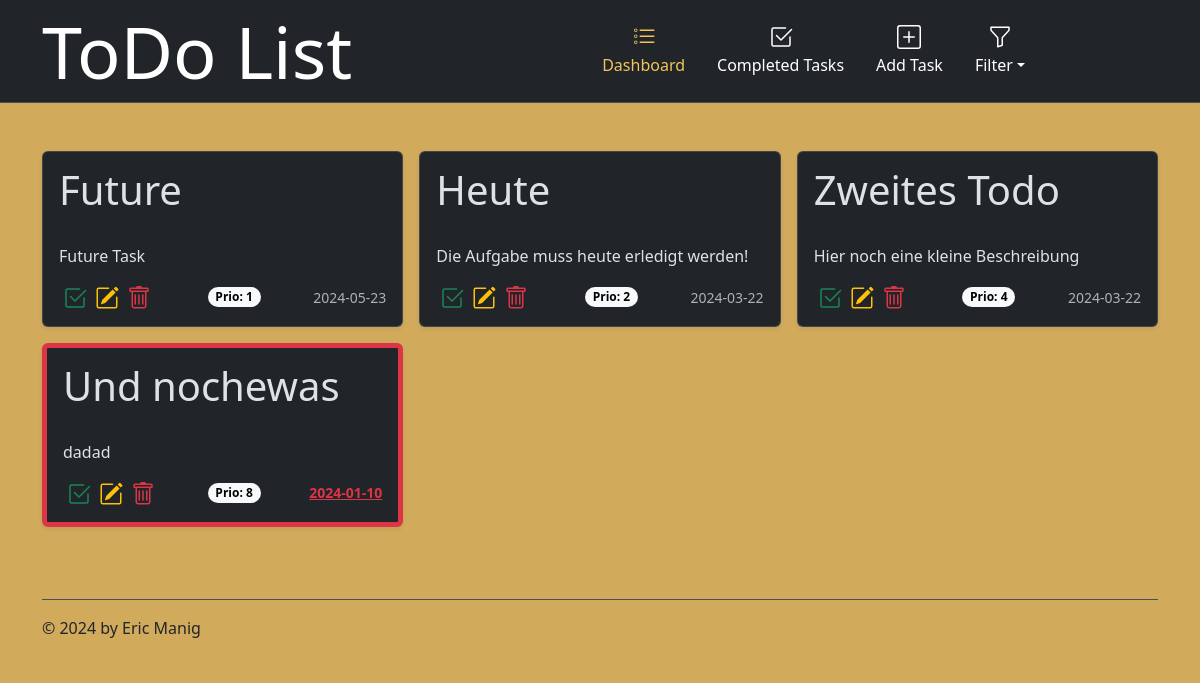
Before: / with the older database file.
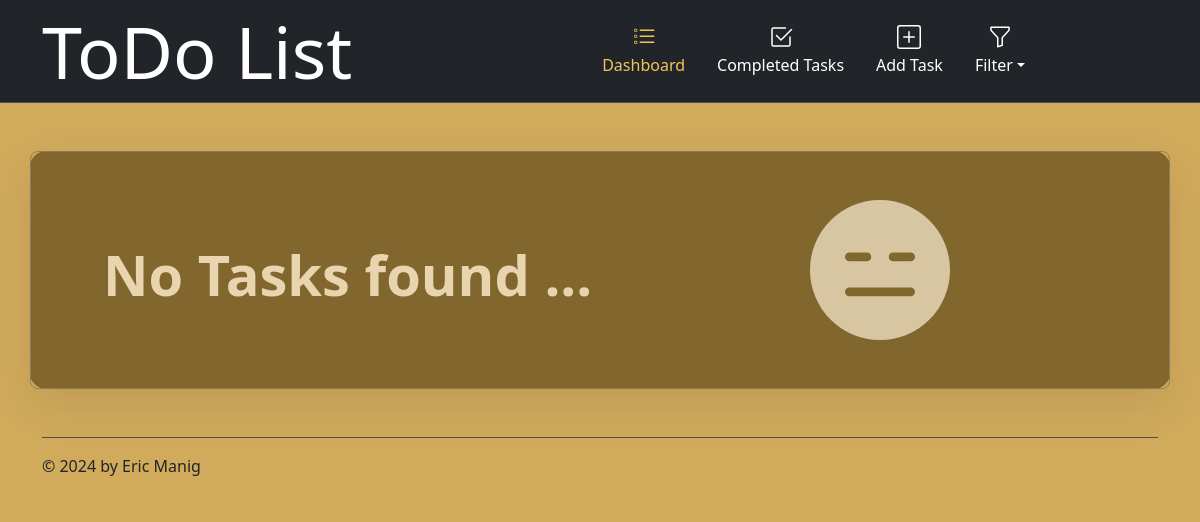
After: the same page with the newer database file.
### main.py (models this page shows)
class ToDo(db.Model):
    id: Mapped[int] = mapped_column(Integer, primary_key=True)
    title: Mapped[str] = mapped_column(String(50), unique=True, nullable=False)
    description: Mapped[str] = mapped_column(String(500), nullable=True)
    due_date: Mapped[str] = mapped_column(String(250), nullable=True)
    priority: Mapped[int] = mapped_column(Integer, nullable=True)
    completion: Mapped[bool] = mapped_column(Boolean, nullable=True)

### main.py (the view)
@app.route("/")
def home():
    if FILTER == "priority":
        result = db.session.execute(db.select(ToDo).where(ToDo.completion == False).order_by(ToDo.priority))
    elif FILTER == "due_date":
        result = db.session.execute(db.select(ToDo).where(ToDo.completion == False).order_by(ToDo.due_date))
    else:
        result = db.session.execute(db.select(ToDo).where(ToDo.completion == False).order_by(ToDo.title))
    todos = result.scalars().all()
    return render_template("index.html", all_todos=todos, selected_site="dashboard", date=date, datetime=datetime, filter=FILTER)

### templates/index.html (shortened to what this page needs)
{% include "header.html" %}
{% if all_todos[0]: %}
<div class="album py-5">
    <div class="container">
      <div class="row row-cols-1 row-cols-sm-2 row-cols-md-3 g-3">
        {% for todo in all_todos %}
        <div class="col">
            {% if datetime.strptime(todo.due_date, "%Y-%m-%d").date() <= date.today(): %}
          <div class="card shadow-sm border border-danger border-5">
          {% else %}
          <div class="card shadow-sm">
          {% endif %}
              <span class="fs-1 mx-3 my-2">{{ todo.title }}</span>
            <div class="card-body">
              <p class="card-text">{{ todo.description }}</p>
              <div class="d-flex justify-content-between align-items-center">
                <div class="btn-group">
                    <a href="{{ url_for('complete_todo', todo_id=todo.id) }}" class="px-1 link-success">
                    </a>
                    <a href="{{ url_for('edit_todo', todo_id=todo.id) }}" class="px-1 link-warning">
                    </a>
                    <a href="{{ url_for('delete_todo', todo_id=todo.id) }}" class="px-1 link-danger">
                    </a>
                </div>
                  <small class="badge text-bg-light rounded-pill">Prio: <b>{{ todo.priority }}</b> </small>
                  {% if datetime.strptime(todo.due_date, "%Y-%m-%d").date() <= date.today(): %}
                  <small class="text-danger"><b><u>{{ todo.due_date }}</u></b></small>
                  {% else %}
                  <small class="text-body-secondary">{{ todo.due_date }}</small>
                  {% endif %}
              </div>
            </div>
          </div>
        </div>
        {% endfor %}
      </div>
    </div>
  </div>
{% else %}
    {% include "db-empty.html" %}
{% endif %}
{% include "footer.html" %}

### templates/header.html (shortened to what this page needs)
<!doctype html>
<html lang="en" data-bs-theme="dark">
<head>
    <link href="https://cdn.jsdelivr.net/npm/bootstrap@5.3.3/dist/css/bootstrap.min.css" rel="stylesheet">
    <link rel="stylesheet" href="{{ url_for('static', filename='css/custom.css') }}">
</head>
<body>
    <header id="header">
    <div class="px-3 py-2 text-bg-dark border-bottom">
      <div class="container">
        <div class="d-flex flex-wrap align-items-center justify-content-center justify-content-lg-start">
          <a href="{{ url_for('home') }}" class="d-flex align-items-center my-2 my-lg-0 me-lg-auto text-white text-decoration-none display-2">
            ToDo List
          </a>
          <ul class="nav col-12 col-lg-auto my-2 justify-content-center my-md-0 text-small mx-auto">
            <li>
              {% if selected_site == "dashboard": %}
              <a href="{{ url_for('home') }}" class="nav-link text-white selected">
              {% else %}
              <a href="{{ url_for('home') }}" class="nav-link text-white">
              {% endif %}
                Dashboard
              </a>
            </li>
            <li>
              {% if selected_site == "completed_tasks": %}
              <a href="{{ url_for('completed_tasks') }}" class="nav-link text-white selected">
              {% else %}
              <a href="{{ url_for('completed_tasks') }}" class="nav-link text-white">
              {% endif %}
                  Completed Tasks
              </a>
            </li>
            <li>
              {% if selected_site == "add_task": %}
              <a href="{{ url_for('add_todo') }}" class="nav-link text-white selected">
              {% else %}
              <a href="{{ url_for('add_todo') }}" class="nav-link text-white">
              {% endif %}
                Add Task
              </a>
            </li>
            <li class="nav-item dropdown">
              <a class="nav-link text-white dropdown-toggle" href="#" data-bs-toggle="dropdown" aria-expanded="false">
                Filter</a>
        </li>
          </ul>
        </div>
      </div>
    </div>
  </header>

### templates/db-empty.html
<div class="container my-5 bg-warning-subtle opacity-50 rounded-4">
    <div class="row p-4 pb-0 pe-lg-0 pt-lg-5 align-items-center rounded-3 border shadow-lg">
      <div class="col-lg-7 p-lg-5 pt-lg-3">
        <h1 class="display-4 fw-bold lh-1 text-body-emphasis">No Tasks found ... </h1>
      </div>
      <div class="col-lg-4 offset-lg-1 overflow-hidden mb-5">
            <svg xmlns="http://www.w3.org/2000/svg" width="140" height="140" fill="currentColor" class="bi bi-emoji-expressionless-fill" viewBox="0 0 16 16">
              <path d="M8 16A8 8 0 1 0 8 0a8 8 0 0 0 0 16M4.5 6h2a.5.5 0 0 1 0 1h-2a.5.5 0 0 1 0-1m5 0h2a.5.5 0 0 1 0 1h-2a.5.5 0 0 1 0-1m-5 4h7a.5.5 0 0 1 0 1h-7a.5.5 0 0 1 0-1"/>
            </svg>
      </div>
    </div>
  </div>

### templates/footer.html (shortened to what this page needs)
    <div class="container">
      <footer class="d-flex flex-wrap justify-content-between align-items-center py-3 my-4 border-top">
        <div class="col-md-4 d-flex align-items-center">
          <span class="mb-3 mb-md-0 text-dark">© 2024 by Eric Manig</span>
        </div>
      </footer>
    </div>
</body>
</html>

### static/css/custom.css (style rules this page uses)
body { background-color: #d1aa5c; background-image: url("https://www.transparenttextures.com/patterns/crissxcross.png"); }
.selected { color: #F2C557 !important; }

Changed rows visible on the page:
removed ToDo: title "Future", description "Future Task", priority "1", due_date "2024-05-23"
removed ToDo: title "Heute", description "Die Aufgabe muss heute erledigt werden!", priority "2", due_date "2024-03-22"
removed ToDo: title "Zweites Todo", description "Hier noch eine kleine Beschreibung", priority "4", due_date "2024-03-22"
removed ToDo: title "Und nochewas", description "dadad", priority "8", due_date "2024-01-10"
Other visible differences:
text now shown: "No Tasks found ..."
